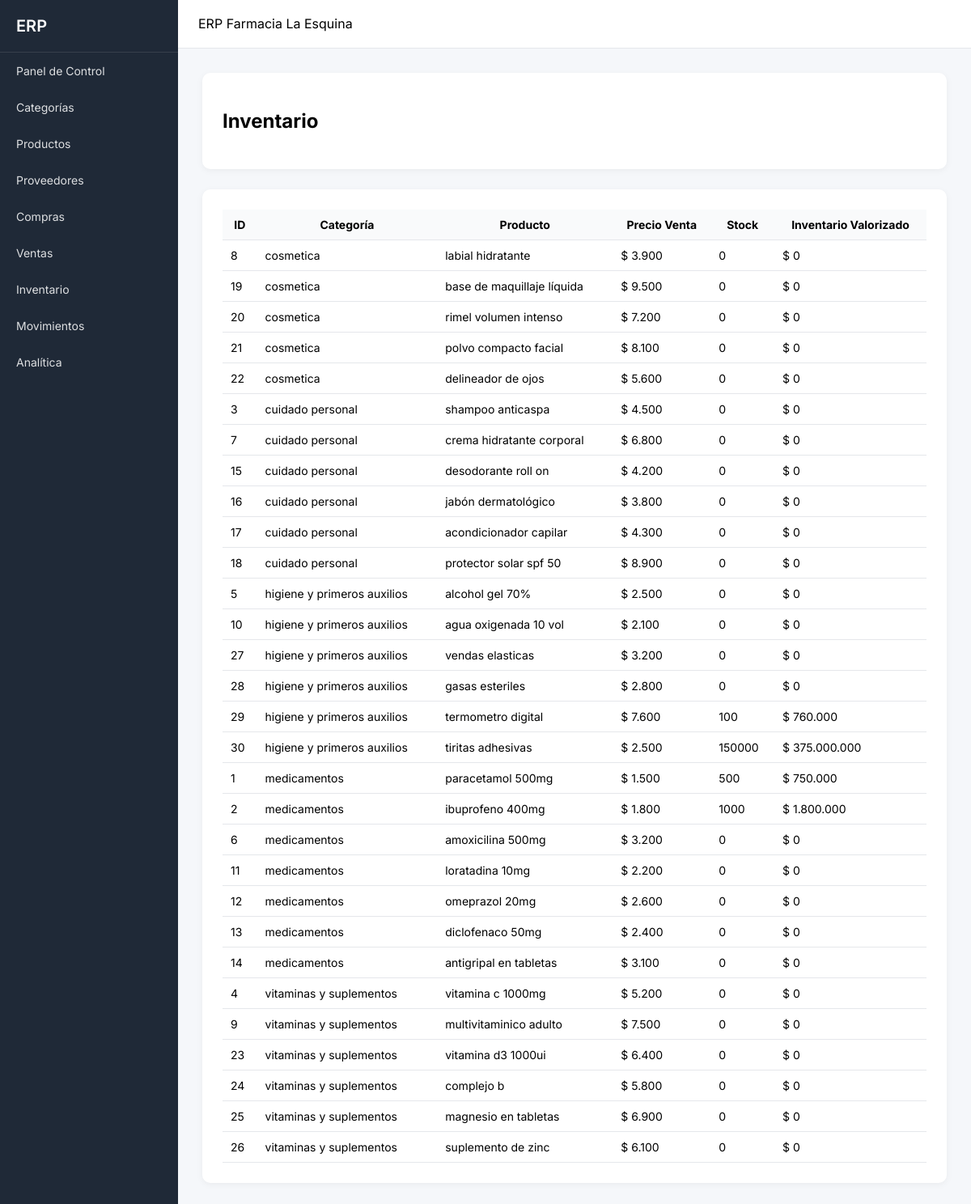
Page /inventario on the committed database.
### tables this page shows
CREATE TABLE producto (
        id INTEGER PRIMARY KEY AUTOINCREMENT,
        nombre TEXT,
        precio_venta INTEGER,
        stock INTEGER,
        categoria_id INTEGER
    );

CREATE TABLE categoria (
        id INTEGER PRIMARY KEY AUTOINCREMENT,
        nombre TEXT
    );

### app.py (the view)
@app.route("/inventario")
def inventario():
    conn = get_db()
    cur = conn.cursor()
    inventario = cur.execute("""
        SELECT producto.*, categoria.nombre as categoria
        FROM producto
        LEFT JOIN categoria ON categoria.id = producto.categoria_id
        ORDER BY categoria.nombre
    """).fetchall()
    conn.close()
    return render_template("inventario.html", inventario=inventario)

### app.py (called while the page is built)
def get_db():
    conn = sqlite3.connect("database.db")
    conn.row_factory = sqlite3.Row
    return conn

def fmt(n):
    return f"{int(n):,}".replace(",", ".")

@app.context_processor
def inject_fmt():
    return dict(fmt=fmt)

### templates/inventario.html
{% extends "base.html" %}
{% block content %}
<div class="card">
    <h2>Inventario</h2>
</div>
<div class="card">
    <table>
        <thead>
            <tr>
                <th class="num">ID</th>
                <th>Categoría</th>
                <th>Producto</th>
                <th class="num">Precio Venta</th>
                <th class="num">Stock</th>
                <th class="num">Inventario Valorizado</th>
            </tr>
        </thead>
        <tbody>
            {% for p in inventario %}
            <tr>
                <td class="num">{{ p["id"] }}</td>
                <td>{{ p["categoria"] if p["categoria"] else "Sin categoría" }}</td>
                <td>{{ p["nombre"] }}</td>
                <td class="num">$ {{ fmt(p["precio_venta"]) }}</td>
                <td class="num">{{ p["stock"] }}</td>
                <td class="num">$ {{ fmt(p["precio_venta"] * p["stock"]) }}</td>
            </tr>
            {% endfor %}
        </tbody>
    </table>
</div>
{% endblock %}

### static/style.css (style rules this page uses)
body { margin:0; font-family:'Inter',sans-serif; background:#f5f7fa; }
.card { background:white; padding:25px; border-radius:10px; margin-bottom:25px; box-shadow:0 2px 8px rgba(0,0,0,0.05); }
table { width:100%; border-collapse:collapse; }
th,td { padding:10px; border-bottom:1px solid #e5e7eb; font-size:14px; }
th { background:#f9fafb; }

### rows in the picture
producto: id "8", nombre "cosmetica", nombre "labial hidratante", precio_venta "3.900", stock "0", fmt(p['precio_venta']*p['stock']) "0"
producto: id "19", nombre "cosmetica", nombre "base de maquillaje líquida", precio_venta "9.500", stock "0", fmt(p['precio_venta']*p['stock']) "0"
producto: id "20", nombre "cosmetica", nombre "rimel volumen intenso", precio_venta "7.200", stock "0", fmt(p['precio_venta']*p['stock']) "0"
producto: id "21", nombre "cosmetica", nombre "polvo compacto facial", precio_venta "8.100", stock "0", fmt(p['precio_venta']*p['stock']) "0"
producto: id "22", nombre "cosmetica", nombre "delineador de ojos", precio_venta "5.600", stock "0", fmt(p['precio_venta']*p['stock']) "0"
producto: id "3", nombre "cuidado personal", nombre "shampoo anticaspa", precio_venta "4.500", stock "0", fmt(p['precio_venta']*p['stock']) "0"
producto: id "7", nombre "cuidado personal", nombre "crema hidratante corporal", precio_venta "6.800", stock "0", fmt(p['precio_venta']*p['stock']) "0"
producto: id "15", nombre "cuidado personal", nombre "desodorante roll on", precio_venta "4.200", stock "0", fmt(p['precio_venta']*p['stock']) "0"
producto: id "16", nombre "cuidado personal", nombre "jabón dermatológico", precio_venta "3.800", stock "0", fmt(p['precio_venta']*p['stock']) "0"
producto: id "17", nombre "cuidado personal", nombre "acondicionador capilar", precio_venta "4.300", stock "0", fmt(p['precio_venta']*p['stock']) "0"
producto: id "18", nombre "cuidado personal", nombre "protector solar spf 50", precio_venta "8.900", stock "0", fmt(p['precio_venta']*p['stock']) "0"
producto: id "5", nombre "higiene y primeros auxilios", nombre "alcohol gel 70%", precio_venta "2.500", stock "0", fmt(p['precio_venta']*p['stock']) "0"
producto: id "10", nombre "higiene y primeros auxilios", nombre "agua oxigenada 10 vol", precio_venta "2.100", stock "0", fmt(p['precio_venta']*p['stock']) "0"
producto: id "27", nombre "higiene y primeros auxilios", nombre "vendas elasticas", precio_venta "3.200", stock "0", fmt(p['precio_venta']*p['stock']) "0"
producto: id "28", nombre "higiene y primeros auxilios", nombre "gasas esteriles", precio_venta "2.800", stock "0", fmt(p['precio_venta']*p['stock']) "0"
producto: id "29", nombre "higiene y primeros auxilios", nombre "termometro digital", precio_venta "7.600", stock "100", fmt(p['precio_venta']*p['stock']) "760.000"
producto: id "30", nombre "higiene y primeros auxilios", nombre "tiritas adhesivas", precio_venta "2.500", stock "150000", fmt(p['precio_venta']*p['stock']) "375.000.000"
producto: id "1", nombre "medicamentos", nombre "paracetamol 500mg", precio_venta "1.500", stock "500", fmt(p['precio_venta']*p['stock']) "750.000"
producto: id "2", nombre "medicamentos", nombre "ibuprofeno 400mg", precio_venta "1.800", stock "1000", fmt(p['precio_venta']*p['stock']) "1.800.000"
producto: id "6", nombre "medicamentos", nombre "amoxicilina 500mg", precio_venta "3.200", stock "0", fmt(p['precio_venta']*p['stock']) "0"
producto: id "11", nombre "medicamentos", nombre "loratadina 10mg", precio_venta "2.200", stock "0", fmt(p['precio_venta']*p['stock']) "0"
producto: id "12", nombre "medicamentos", nombre "omeprazol 20mg", precio_venta "2.600", stock "0", fmt(p['precio_venta']*p['stock']) "0"
producto: id "13", nombre "medicamentos", nombre "diclofenaco 50mg", precio_venta "2.400", stock "0", fmt(p['precio_venta']*p['stock']) "0"
producto: id "14", nombre "medicamentos", nombre "antigripal en tabletas", precio_venta "3.100", stock "0", fmt(p['precio_venta']*p['stock']) "0"
producto: id "4", nombre "vitaminas y suplementos", nombre "vitamina c 1000mg", precio_venta "5.200", stock "0", fmt(p['precio_venta']*p['stock']) "0"
producto: id "9", nombre "vitaminas y suplementos", nombre "multivitaminico adulto", precio_venta "7.500", stock "0", fmt(p['precio_venta']*p['stock']) "0"
producto: id "23", nombre "vitaminas y suplementos", nombre "vitamina d3 1000ui", precio_venta "6.400", stock "0", fmt(p['precio_venta']*p['stock']) "0"
producto: id "24", nombre "vitaminas y suplementos", nombre "complejo b", precio_venta "5.800", stock "0", fmt(p['precio_venta']*p['stock']) "0"
producto: id "25", nombre "vitaminas y suplementos", nombre "magnesio en tabletas", precio_venta "6.900", stock "0", fmt(p['precio_venta']*p['stock']) "0"
producto: id "26", nombre "vitaminas y suplementos", nombre "suplemento de zinc", precio_venta "6.100", stock "0", fmt(p['precio_venta']*p['stock']) "0"
